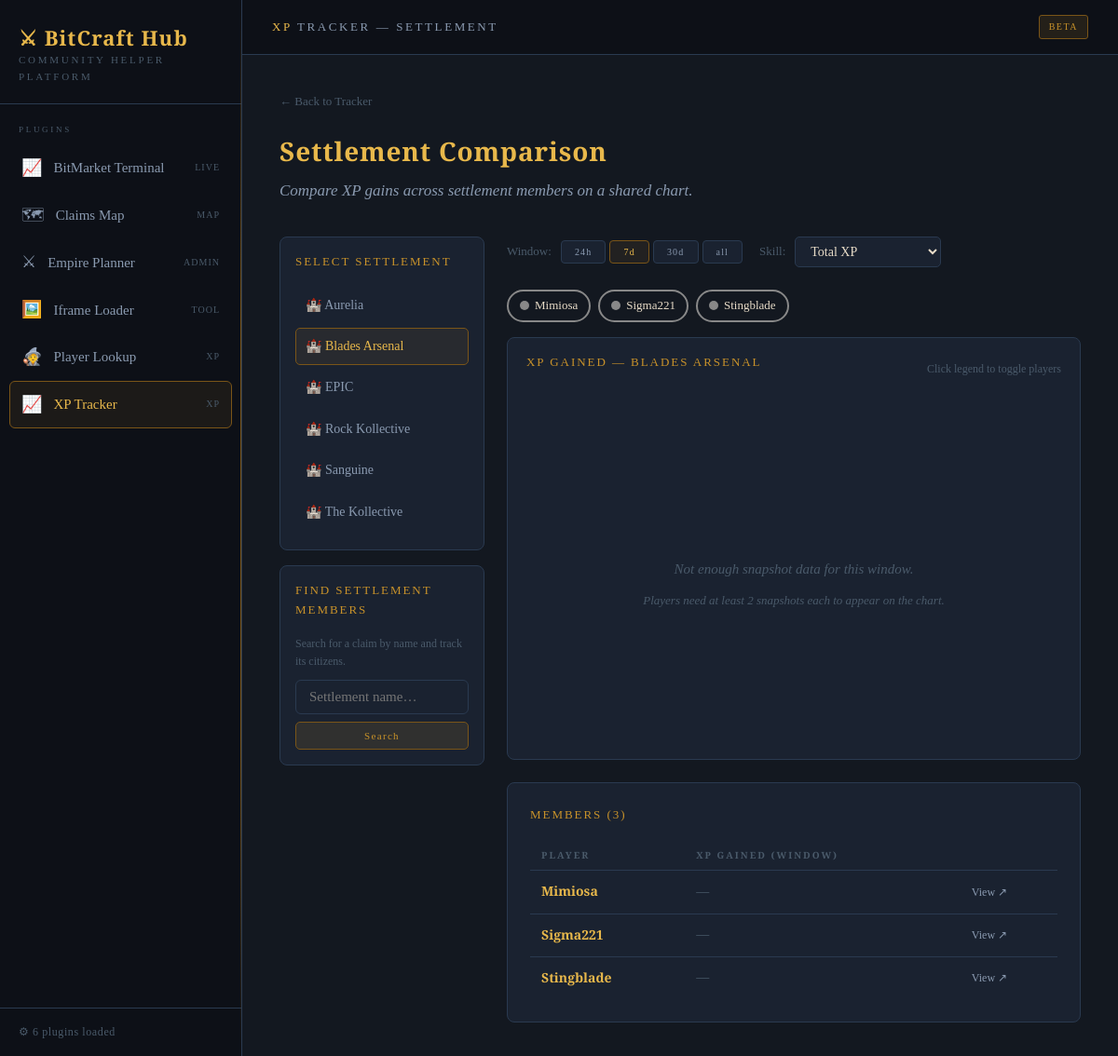
The app's page /xp-tracker/settlement?settlement=Blades+Arsenal&window=7d with its own data.
### tables this page shows
CREATE TABLE tracked_players (
            player_id   TEXT PRIMARY KEY,
            username    TEXT NOT NULL,
            empire_id   TEXT,
            empire_name TEXT,
            added_at    INTEGER NOT NULL
        , claim_id TEXT, claim_name TEXT);

### plugins/xp_tracker/routes.py (the view)
@bp.route("/settlement")
def settlement():
    settlement_name  = request.args.get("settlement", "")
    window           = request.args.get("window", "7d")
    skill_id         = request.args.get("skill", None)
    settlement_names   = db.get_settlement_names()
    settlement_members = db.get_players_by_settlement(settlement_name) if settlement_name else []
    return render_template(
        "xp_tracker/settlement.html",
        settlement_name=settlement_name,
        settlement_names=settlement_names,
        settlement_members=settlement_members,
        window=window,
        skill_id=skill_id,
        skills=DISPLAY_SKILLS,
        skill_icons=SKILL_ICONS,
        time_windows=list(TIME_WINDOWS.keys()),
    )

### app.py (called while the page is built)
@app.context_processor
def inject_plugins():
    return dict(plugins=plugin_registry)

### plugins/xp_tracker/db.py (called while the page is built)
def _conn():
    conn = sqlite3.connect(DB_PATH)
    conn.row_factory = sqlite3.Row
    return conn

def get_settlement_names():
    with _conn() as c:
        rows = c.execute(
            "SELECT DISTINCT claim_name FROM tracked_players WHERE claim_name IS NOT NULL ORDER BY claim_name"
        ).fetchall()
        return [r["claim_name"] for r in rows]

def get_players_by_settlement(claim_name):
    with _conn() as c:
        rows = c.execute(
            "SELECT player_id, username, empire_id, empire_name, claim_id, claim_name, added_at "
            "FROM tracked_players WHERE claim_name=? ORDER BY username",
            (claim_name,)
        ).fetchall()
        return [dict(r) for r in rows]

### plugins/xp_tracker/templates/xp_tracker/settlement.html (shortened to what this page needs)
{% extends "base.html" %}
{% block topbar_title %}<span>XP</span> Tracker — Settlement{% endblock %}
{% block content %}
<a href="{{ url_for('xp_tracker.index') }}" class="xpt-back">← Back to Tracker</a>
<h1 class="page-heading">Settlement Comparison</h1>
<p class="page-subheading">Compare XP gains across settlement members on a shared chart.</p>
<div style="display:grid;grid-template-columns:220px 1fr;gap:24px;align-items:start">
  <div>
    <div class="card" style="padding:16px">
      <div class="card-title">Select Settlement</div>
      {% if settlement_names %}
        {% for name in settlement_names %}
        <a href="{{ url_for('xp_tracker.settlement', settlement=name, window=window) }}"
           style="display:block;padding:8px 10px;margin-bottom:4px;border-radius:5px;text-decoration:none;
                  font-size:14px;border:1px solid {{ 'var(--gold-dim)' if name == settlement_name else 'transparent' }};
                  background:{{ 'rgba(200,146,42,0.08)' if name == settlement_name else 'transparent' }};
                  color:{{ 'var(--gold-light)' if name == settlement_name else 'var(--text-secondary)' }};
                  transition:all 0.15s"
           onmouseover="this.style.background='var(--bg-hover)';this.style.color='var(--text-primary)'"
           onmouseout="this.style.background='{{ 'rgba(200,146,42,0.08)' if name == settlement_name else 'transparent' }}'">
          🏰 {{ name }}
        </a>
        {% endfor %}
      {% else %}
        <div style="font-size:13px;color:var(--text-muted);font-style:italic">
          No settlement data yet. Track players and wait for the next poll cycle to populate settlement affiliations.
        </div>
      {% endif %}
    </div>
    <div class="card" style="padding:16px;margin-top:16px">
      <div class="card-title">Find Settlement Members</div>
      <div style="font-size:12px;color:var(--text-muted);margin-bottom:10px">
        Search for a claim by name and track its citizens.
      </div>
      <div style="display:flex;flex-direction:column;gap:8px">
        <input id="claim-search-input" class="xpt-input" type="text" placeholder="Settlement name…" />
        <button class="xpt-btn" style="padding:8px 0;width:100%" onclick="searchClaim()">Search</button>
      </div>
    </div>
  </div>
  <div>
    {% if settlement_name %}
    <div class="xpt-controls">
      <span style="font-size:13px;color:var(--text-muted)">Window:</span>
      <div class="tab-group">
        {% for w in time_windows %}
        <button class="tab-btn {% if w == window %}active{% endif %}"
                onclick="setWindow('{{ w }}')">{{ w }}</button>
        {% endfor %}
      </div>
      <span style="font-size:13px;color:var(--text-muted);margin-left:8px">Skill:</span>
      <select class="xpt-select" id="skill-select" onchange="setSkill(this.value)">
        <option value="" {% if not skill_id %}selected{% endif %}>Total XP</option>
      </select>
    </div>
    <div class="member-toggles" id="member-toggles">
      {% for m in settlement_members %}
      <div class="toggle-chip" id="chip-{{ m.player_id }}"
           onclick="togglePlayer('{{ m.player_id }}')"
           style="border-color:#888;color:#e8dcc8">
        <span class="chip-dot" style="width:10px;height:10px;border-radius:50%;background:#888;display:inline-block"></span>
        {{ m.username }}
      </div>
      {% endfor %}
    </div>
    <div class="card chart-card">
      <div class="chart-header">
        <div class="card-title">XP Gained — {{ settlement_name }}</div>
        <span style="font-size:12px;color:var(--text-muted)">Click legend to toggle players</span>
      </div>
      <div class="chart-area" id="chart-wrap">
        <div class="chart-empty" id="chart-empty" style="display:none">
          <div>Not enough snapshot data for this window.</div>
          <div style="font-size:13px">Players need at least 2 snapshots each to appear on the chart.</div>
        </div>
      </div>
    </div>
    {% if settlement_members %}
    <div class="card">
      <div class="card-title">Members ({{ settlement_members|length }})</div>
      <table class="member-table">
        <thead>
          <tr>
            <th>Player</th>
            <th>XP Gained (window)</th>
            <th></th>
          </tr>
        </thead>
        <tbody id="member-tbody">
          {% for m in settlement_members %}
          <tr>
            <td><a href="{{ url_for('xp_tracker.player_detail', player_id=m.player_id) }}" class="mt-name">{{ m.username }}</a></td>
            <td id="gain-{{ m.player_id }}" style="color:var(--text-muted)">—</td>
            <td><a href="{{ url_for('xp_tracker.player_detail', player_id=m.player_id) }}"
                   style="font-size:12px;color:var(--text-secondary);text-decoration:none">View ↗</a></td>
          </tr>
          {% endfor %}
        </tbody>
      </table>
    </div>
    {% else %}
    <div class="card"><div class="no-data">No tracked players in "{{ settlement_name }}". Add players to tracking and wait for a poll cycle.</div></div>
    {% endif %}
    {% endif %}
  </div>
</div>
{% endblock %}

### templates/base.html (style rules this page uses)
:root { --bg-void: #07080a; --bg-deep: #0d1017; --bg-surface: #131820; --bg-raised: #1a2230; --bg-hover: #1f2a3a; --border: #2a3a50; --border-glow: #3d5a7a; --gold: #c8922a; --gold-light: #e8b84b; --gold-dim: #7a5518; --amber: #d4621a; --text-primary: #e8dcc8; --text-secondary:#8a9ab0; --text-muted: #4a5a6a; --teal: #2a8a7a; --teal-light: #3dbdaa; --sidebar-w: 260px; }
*, *::before, *::after { box-sizing: border-box; margin: 0; padding: 0; }
html, body { height: 100%; background: var(--bg-void); color: var(--text-primary); font-family: 'Crimson Pro', Georgia, serif; font-size: 16px; line-height: 1.6; }
body::before { content: ''; position: fixed; inset: 0; pointer-events: none; z-index: 0; opacity: 0.4; }
.topbar-title span { color: var(--gold-light); }
.page-heading { font-family: 'Cinzel', serif; font-size: 28px; font-weight: 600; color: var(--gold-light); margin-bottom: 6px; letter-spacing: 0.03em; }
.page-subheading { color: var(--text-secondary); font-size: 17px; font-weight: 300; font-style: italic; margin-bottom: 36px; }
.card { background: var(--bg-raised); border: 1px solid var(--border); border-radius: 8px; padding: 24px; transition: border-color 0.2s; }
.card-title { font-family: 'Cinzel', serif; font-size: 13px; letter-spacing: 0.15em; text-transform: uppercase; color: var(--gold); margin-bottom: 16px; }

### plugins/xp_tracker/templates/xp_tracker/settlement.html (style rules this page uses)
.xpt-back { display: inline-flex; align-items: center; gap: 6px; color: var(--text-muted); text-decoration: none; font-size: 13px; margin-bottom: 20px; transition: color 0.15s; }
.xpt-controls { display: flex; gap: 10px; flex-wrap: wrap; align-items: center; margin-bottom: 24px; }
.xpt-select { background: var(--bg-raised); border: 1px solid var(--border); border-radius: 5px; padding: 7px 12px; color: var(--text-primary); font-family: inherit; font-size: 14px; cursor: pointer; }
.tab-group { display: flex; gap: 4px; }
.tab-btn { background: var(--bg-raised); border: 1px solid var(--border); border-radius: 4px; padding: 6px 14px; color: var(--text-secondary); font-family: 'Cinzel', serif; font-size: 10px; letter-spacing: 0.12em; cursor: pointer; transition: all 0.15s; }
.tab-btn.active, .tab-btn:hover { color: var(--gold-light); border-color: var(--gold-dim); background: rgba(200,146,42,0.08); }
.chart-card { padding: 0; overflow: hidden; margin-bottom: 24px; }
.chart-header { padding: 16px 20px 0; display: flex; justify-content: space-between; align-items: center; }
.chart-area { position: relative; height: 400px; padding: 12px 16px 16px; }
.chart-empty { display: flex; align-items: center; justify-content: center; height: 400px; color: var(--text-muted); font-style: italic; font-size: 15px; flex-direction: column; gap: 12px; }
.member-toggles { display: flex; flex-wrap: wrap; gap: 8px; margin-bottom: 16px; }
.toggle-chip { display: inline-flex; align-items: center; gap: 6px; padding: 5px 12px; border-radius: 20px; border: 2px solid; cursor: pointer; font-size: 13px; transition: opacity 0.18s; user-select: none; }
.member-table { width: 100%; border-collapse: collapse; }
.member-table th { font-family: 'Cinzel', serif; font-size: 10px; letter-spacing: 0.2em; text-transform: uppercase; color: var(--text-muted); padding: 8px 12px; text-align: left; border-bottom: 1px solid var(--border); }
.member-table td { padding: 11px 12px; border-bottom: 1px solid var(--border); font-size: 14px; }
.member-table tr:last-child td { border-bottom: none; }
.mt-name { color: var(--gold-light); text-decoration: none; font-weight: 600; }
.xpt-input { flex: 1; background: var(--bg-raised); border: 1px solid var(--border); border-radius: 6px; padding: 9px 14px; color: var(--text-primary); font-family: inherit; font-size: 15px; }
.xpt-btn { background: rgba(200,146,42,0.12); border: 1px solid var(--gold-dim); color: var(--gold); font-family: 'Cinzel', serif; font-size: 11px; letter-spacing: 0.12em; padding: 0 18px; border-radius: 5px; cursor: pointer; transition: all 0.18s; white-space: nowrap; }

### records on screen
tracked_players: username "Mimiosa"
tracked_players: username "Sigma221"
tracked_players: username "Stingblade"

### other values on screen
{{ plugin.icon }} "📈" "🗺" "⚔" "🖼️" "🧙" "📈"
{{ plugin.name }} "BitMarket Terminal" "Claims Map" "Empire Planner" "Iframe Loader" "Player Lookup" "XP Tracker"
{{ plugin.tag }} "LIVE" "MAP" "ADMIN" "TOOL" "XP" "XP"
{{ plugins|length }} "6"
{{ 's' if plugins|length != 1 else '' }} "s"
{{ name }} "Aurelia" "Blades Arsenal" "EPIC" "Rock Kollective" "Sanguine" "The Kollective"
{{ w }} "24h" "7d" "30d" "all"
{{ settlement_name }} "BLADES ARSENAL"
{{ settlement_members|length }} "3"
